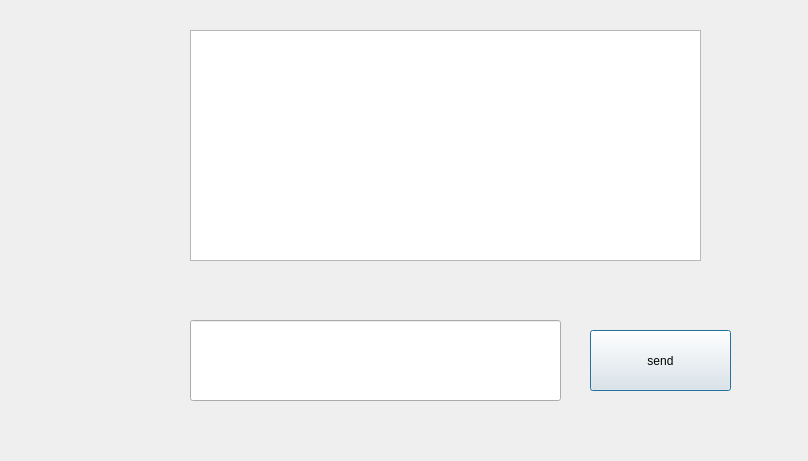
<?xml version="1.0" encoding="UTF-8"?>
<ui version="4.0">
 <class>server</class>
 <widget class="QDialog" name="server">
  <property name="geometry">
   <rect>
    <x>0</x>
    <y>0</y>
    <width>808</width>
    <height>461</height>
   </rect>
  </property>
  <property name="windowTitle">
   <string>Dialog</string>
  </property>
  <widget class="QPushButton" name="send_message_Btn">
   <property name="geometry">
    <rect>
     <x>590</x>
     <y>330</y>
     <width>141</width>
     <height>61</height>
    </rect>
   </property>
   <property name="text">
    <string>send</string>
   </property>
  </widget>
  <widget class="QTextEdit" name="text_display">
   <property name="geometry">
    <rect>
     <x>190</x>
     <y>30</y>
     <width>511</width>
     <height>231</height>
    </rect>
   </property>
  </widget>
  <widget class="QLineEdit" name="send_message_Edit">
   <property name="geometry">
    <rect>
     <x>190</x>
     <y>320</y>
     <width>371</width>
     <height>81</height>
    </rect>
   </property>
  </widget>
 </widget>
 <resources/>
 <connections/>
</ui>
